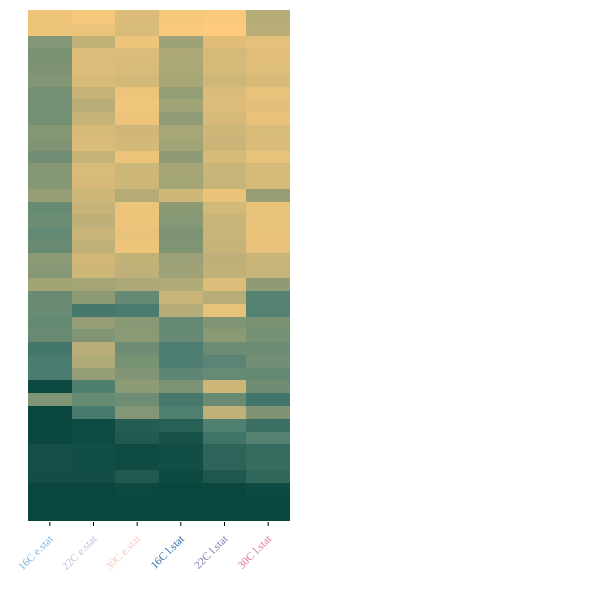

Notebook code cell kept with this figure:
### Markdown cell above
### D · Ridge R² for each feature in each held-out condition

### Code cell
fig, ax, sorted_r2_df, r2_pfig = cvpp.plot_sorted_r2_per_feature(
    ridge_model_residulals={"real": {"r2_per_feature": recal_results["ridge"]["r2_per_feature"],
                                     "r2_overall": recal_results["ridge"]["overall_r2"]},
                            "conditions": EXP_CONDITIONS},
    training_feature_labels=training_feature_labels,
    xtick_colors=CONDITION_COLORS,
    x_tick_rotation=45,
    col_titles=CONDITION_TITLES,
    figsize=(3, 6),
    font_size=11,
    annot=False,
    cbar=True,
    save_cbar_separately=True,   # new
    cbar_label="Ridge R²",
    cbar_shrink=1,
    cbar_aspect=50,
    orientation="horizontal",
    save=True,
    backend="both",
    hover_fields=["feature", "condition", "value"],
    plotly_show_xticklabels=True,
    plotly_show_yticklabels=False,
    plotly_layout={"xaxis_title_text": "", "yaxis_title_text": ""},
    plotly_cbar=False,
)
r2_per_feature = pd.DataFrame(recal_results["ridge"]["r2_per_feature"].T,
                              index=training_feature_labels, columns=EXP_CONDITIONS)
save_table(r2_per_feature, "ridge_r2_per_feature.csv").round(2)

### Figure 1 — Plotly figure (JSON) as saved in the notebook; plotly's stock layout.template omitted (floating-point values rounded to 4 significant figures; data arrays with more than 128 entries replaced by an {"elided": "..."} marker saying what was removed)
{"data": [{"colorbar": {"len": 1, "outlinewidth": 0, "thickness": 12, "tickfont": {"size": 11}}, "colorscale": [[0, "#09473e"], [0.01587, "#0c4940"], [0.03175, "#0f4c43"], [0.04762, "#124e45"], [0.06349, "#155147"], [0.07937, "#185349"], [0.09524, "#1b564c"], [0.1111, "#1e584e"], [0.127, "#215b50"], [0.1429, "#245d53"], [0.1587, "#276055"], [0.1746, "#2a6257"], [0.1905, "#2d6559"], [0.2063, "#30675c"], [0.2222, "#33695e"], [0.2381, "#366c60"], [0.254, "#3a6f63"], [0.2698, "#3d7165"], [0.2857, "#407468"], [0.3016, "#43766a"], [0.3175, "#46796c"], [0.3333, "#497b6f"], [0.3492, "#4c7e71"], [0.3651, "#508072"], [0.381, "#568272"], [0.3968, "#5b8473"], [0.4127, "#608773"], [0.4286, "#658973"], [0.4444, "#6a8b73"], [0.4603, "#6f8d74"], [0.4762, "#748f74"], [0.4921, "#799274"], [0.5079, "#7f9474"], [0.5238, "#849775"], [0.5397, "#899975"], [0.5556, "#8e9b75"], [0.5714, "#939d76"], [0.5873, "#989f76"], [0.6032, "#9da176"], [0.619, "#a2a476"], [0.6349, "#a7a677"], [0.6508, "#aca877"], [0.6667, "#b1aa77"], [0.6825, "#b6ac77"], [0.6984, "#bbaf78"], [0.7143, "#c0b178"], [0.7302, "#c5b378"], [0.746, "#cab578"], [0.7619, "#d1b879"], [0.7778, "#d6ba79"], [0.7937, "#dbbc79"], [0.8095, "#e0be79"], [0.8254, "#e5c17a"], [0.8413, "#eac37a"], [0.8571, "#efc57a"], [0.873, "#f4c77a"], [0.8889, "#f9c97b"], [0.9048, "#fecc7b"], [0.9206, "#ffcf87"], [0.9365, "#ffd397"], [0.9524, "#ffd7a6"], [0.9683, "#ffdbb5"], [0.9841, "#ffdfc5"], [1, "#ffe3d4"]], "customdata": {"elided": "40x6x3 mixed values"}, "hoverongaps": false, "hovertemplate": "Feature: %{customdata[0]}<br>Held-out condition: %{customdata[1]}<br>R²: %{customdata[2]:.3f}<extra></extra>", "showscale": false, "type": "heatmap", "x": [0, 1, 2, 3, 4, 5], "y": [0, 1, 2, 3, 4, 5, 6, 7, 8, 9, 10, 11, 12, 13, 14, 15, 16, 17, 18, 19, 20, 21, 22, 23, 24, 25, 26, 27, 28, 29, 30, 31, 32, 33, 34, 35, 36, 37, 38, 39], "z": {"elided": "40x6 float values"}, "zmax": 1, "zmin": 0}], "layout": {"font": {"color": "#000000", "size": 11}, "height": 600, "hoverlabel": {"align": "left", "font": {"size": 11}}, "margin": {"b": 10, "l": 10, "r": 301, "t": 10}, "paper_bgcolor": "white", "plot_bgcolor": "white", "title": {}, "width": 591, "xaxis": {"automargin": true, "color": "#000000", "range": [-0.5, 5.5], "showgrid": false, "showline": false, "showticklabels": true, "tickangle": -45, "tickcolor": "#000000", "tickfont": {"size": 11}, "ticklen": 4, "tickmode": "array", "ticks": "outside", "ticktext": ["<span style='color:#73b5e3'>16C e.stat</span>", "<span style='color:#babee0'>22C e.stat</span>", "<span style='color:#f8c5c1'>30C e.stat</span>", "<span style='color:#2b65a1'>16C l.stat</span>", "<span style='color:#7a77ab'>22C l.stat</span>", "<span style='color:#e2718f'>30C l.stat</span>"], "tickvals": [0, 1, 2, 3, 4, 5], "title": {"font": {"size": 11}, "text": ""}, "zeroline": false}, "yaxis": {"automargin": true, "color": "#000000", "range": [39.5, -0.5], "showgrid": false, "showline": false, "showticklabels": false, "tickangle": 0, "tickcolor": "#000000", "tickfont": {"size": 11}, "ticklen": 4, "tickmode": "array", "ticks": "", "ticktext": ["<span style='color:#000000'>count (cy5)</span>", "<span style='color:#000000'>count (bf)</span>", "<span style='color:#000000'>inertia_tensor_eigvals-1 (bf)</span>", "<span style='color:#000000'>axis_major_length (cy5)</span>", "<span style='color:#000000'>inertia_tensor_eigvals-0 (cy5)</span>", "<span style='color:#000000'>perimeter (cy5)</span>", "<span style='color:#000000'>area (bf)</span>", "<span style='color:#000000'>axis_minor_length (bf)</span>", "<span style='color:#000000'>area_convex (bf)</span>", "<span style='color:#000000'>inertia_tensor-1-1 (cy5)</span>", "<span style='color:#000000'>inertia_tensor-0-0 (cy5)</span>", "<span style='color:#000000'>inertia_tensor-1-1 (bf)</span>", "<span style='color:#000000'>area_convex (cy5)</span>", "<span style='color:#000000'>area (cy5)</span>", "<span style='color:#000000'>solidity (bf)</span>", "<span style='color:#000000'>inertia_tensor-0-0 (bf)</span>", "<span style='color:#000000'>perimeter (bf)</span>", "<span style='color:#000000'>inertia_tensor_eigvals-0 (bf)</span>", "<span style='color:#000000'>axis_major_length (bf)</span>", "<span style='color:#000000'>inertia_tensor_eigvals-1 (cy5)</span>", "<span style='color:#000000'>axis_minor_length (cy5)</span>", "<span style='color:#000000'>eccentricity (bf)</span>", "<span style='color:#000000'>pixel_intensity (cy5)</span>", "<span style='color:#000000'>pixel_intensity (bf)</span>", "<span style='color:#000000'>moments_hu-0 (cy5)</span>", "<span style='color:#000000'>moments_hu-1 (cy5)</span>", "<span style='color:#000000'>solidity (cy5)</span>", "<span style='color:#000000'>moments_hu-2 (cy5)</span>", "<span style='color:#000000'>moments_hu-3 (cy5)</span>", "<span style='color:#000000'>moments_hu-2 (bf)</span>", "<span style='color:#000000'>eccentricity (cy5)</span>", "<span style='color:#000000'>moments_hu-0 (bf)</span>", "<span style='color:#000000'>moments_hu-3 (bf)</span>", "<span style='color:#000000'>moments_hu-1 (bf)</span>", "<span style='color:#000000'>inertia_tensor-1-0 (bf)</span>", "<span style='color:#000000'>inertia_tensor-0-1 (bf)</span>", "<span style='color:#000000'>orientation (bf)</span>", "<span style='color:#000000'>orientation (cy5)</span>", "<span style='color:#000000'>inertia_tensor-0-1 (cy5)</span>", "<span style='color:#000000'>inertia_tensor-1-0 (cy5)</span>"], "tickvals": [0, 1, 2, 3, 4, 5, 6, 7, 8, 9, 10, 11, 12, 13, 14, 15, 16, 17, 18, 19, 20, 21, 22, 23, 24, 25, 26, 27, 28, 29, 30, 31, 32, 33, 34, 35, 36, 37, 38, 39], "title": {"font": {"size": 11}, "text": ""}, "zeroline": false}}}
